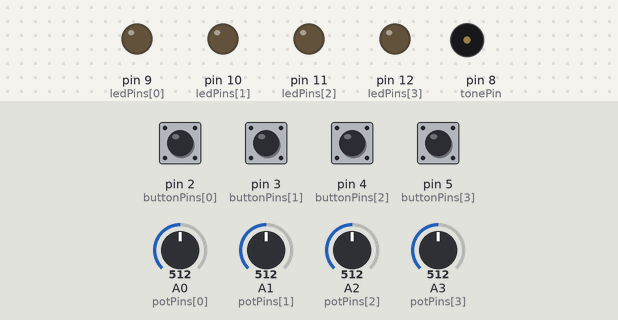
Simulated run of this sketch. Board: Arduino Uno, built with avr-gcc and run on an emulated ATmega328P. On the bench: output pins drawn as LEDs (lit = HIGH), buzzer (waves = sounding). The inputs (shaded band) are chosen by the test bench; at power-on: pin 2 (buttonPins[0]), pin 3 (buttonPins[1]), pin 4 (buttonPins[2]), pin 5 (buttonPins[3]) LOW, A0 (potPins[0]) = 512, A1 (potPins[1]) = 512, A2 (potPins[2]) = 512, A3 (potPins[3]) = 512.

Above: at 2.1 s.
2.2 s: pin 2 (buttonPins[0]) pulled HIGH for 1.55 s
At 3.6 s:
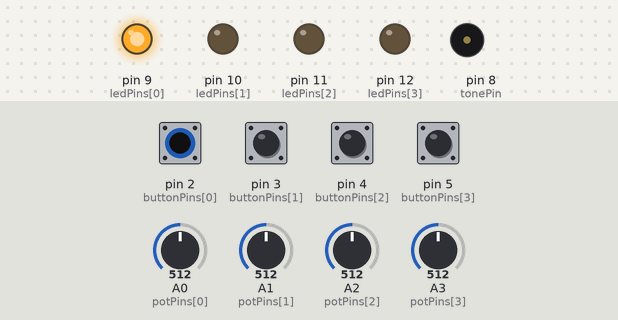
5.7 s: pin 3 (buttonPins[1]) pulled HIGH for 1.55 s
At 7.6 s:
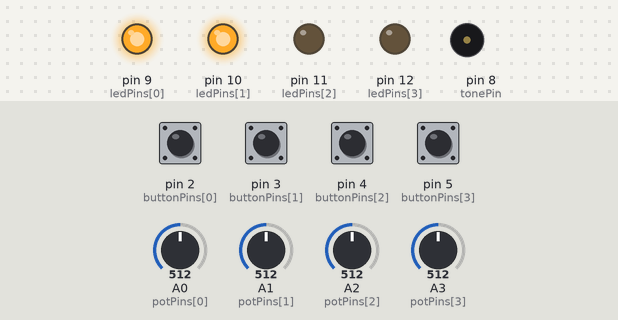
9.2 s: pin 4 (buttonPins[2]) pulled HIGH for 1.55 s
At 11.5 s:
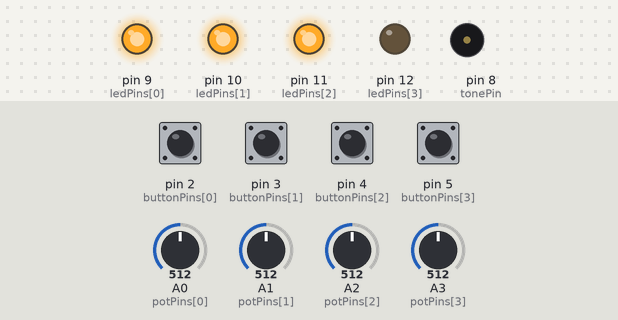
12.7 s: pin 5 (buttonPins[3]) pulled HIGH for 1.55 s
At 13.13 s:
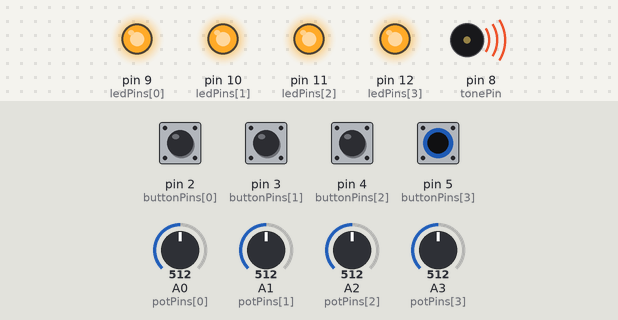
16.2 s: pin 2 (buttonPins[0]) pulled HIGH for 1.55 s
At 18.33 s:
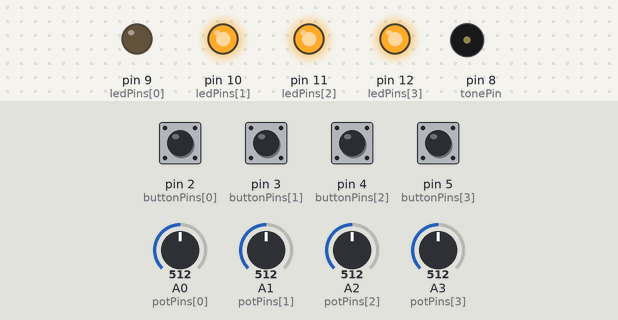
19.7 s: pin 3 (buttonPins[1]) pulled HIGH for 1.55 s
At 22.6 s:
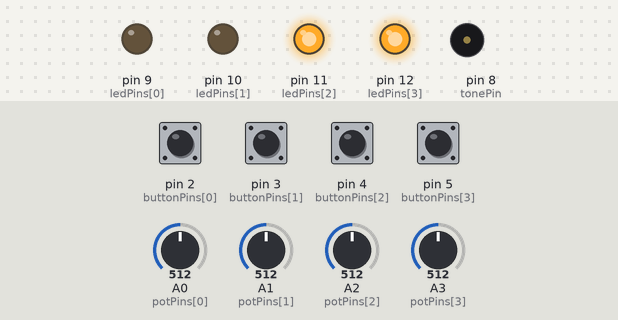
Timing chart, 0 to 24.2 s (numbered marks = the images above; inputs shaded):
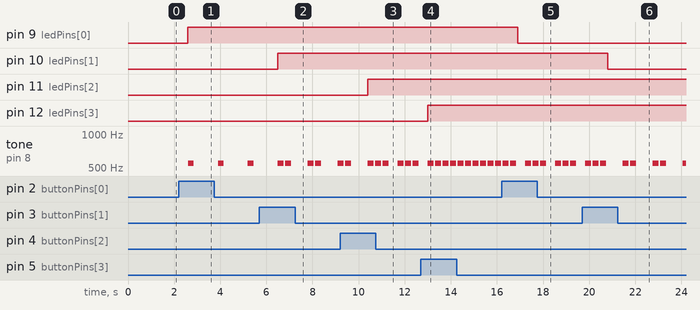

Measured:
- after the input at 2.2 s, pin 9 (ledPins[0]): LOW → HIGH after 0.40 s; tone on pin 8 (tonePin): alternates 550 Hz for 0.25 s and silent for 1.1 s, starting after 0.40 s
- after the input at 5.7 s, pin 10 (ledPins[1]): LOW → HIGH after 0.80 s
- after the input at 9.2 s, pin 11 (ledPins[2]): LOW → HIGH after 1.2 s
- after the input at 12.7 s, pin 12 (ledPins[3]): LOW → HIGH after 0.31 s
- after the input at 16.2 s, pin 9 (ledPins[0]): HIGH → LOW after 0.71 s
- after the input at 19.7 s, pin 10 (ledPins[1]): HIGH → LOW after 1.1 s

The sketch:

simple_sequencer.ino
```cpp
const int buttonPins[] = {2, 3, 4, 5};
const int potPins[] = {A0, A1, A2, A3};
const int ledPins[] = {9, 10, 11, 12};
const int tonePin = 8;

int reading;
int prevButtonStates[] = {0, 0, 0, 0};
int potValues[] = {0, 0, 0, 0};
int ledStates[] = {0, 0, 0, 0};
int notes[] = {0, 0, 0, 0};
int bpm = 80;


void setup() {
  for (int i = 0; i < (sizeof(buttonPins)/sizeof(int)); i++){
    pinMode(buttonPins[i], INPUT);
    pinMode(ledPins[i], OUTPUT);
  }

}

void loop() {

  for (int j = 0; j < (sizeof(buttonPins)/sizeof(int)); j++){
    reading = digitalRead(buttonPins[j]);
    if (reading == HIGH && prevButtonStates[j] == LOW){
       if (ledStates[j] == HIGH)
        ledStates[j] = LOW;
       else
        ledStates[j] = HIGH;
    }
       digitalWrite(ledPins[j], ledStates[j]);
       prevButtonStates[j] = reading;
  }

  for (int k = 0; k < (sizeof(potPins)/sizeof(int)); k++){
    potValues[k] = analogRead(potPins[k]);
    notes[k] = map(potValues[k], 0, 1023, 220, 880);
  }

  int noteDuration = 1000 / ((bpm / 60) * 4);

  for (int currentNote; currentNote < (sizeof(notes)/sizeof(int)); currentNote++){

     if (ledStates[currentNote] == HIGH){
      tone(8, notes[currentNote], noteDuration);
      delay(noteDuration * 1.3);
     } else {
      noTone(8);
      delay(noteDuration * 1.3);
     }


  }


}
```
